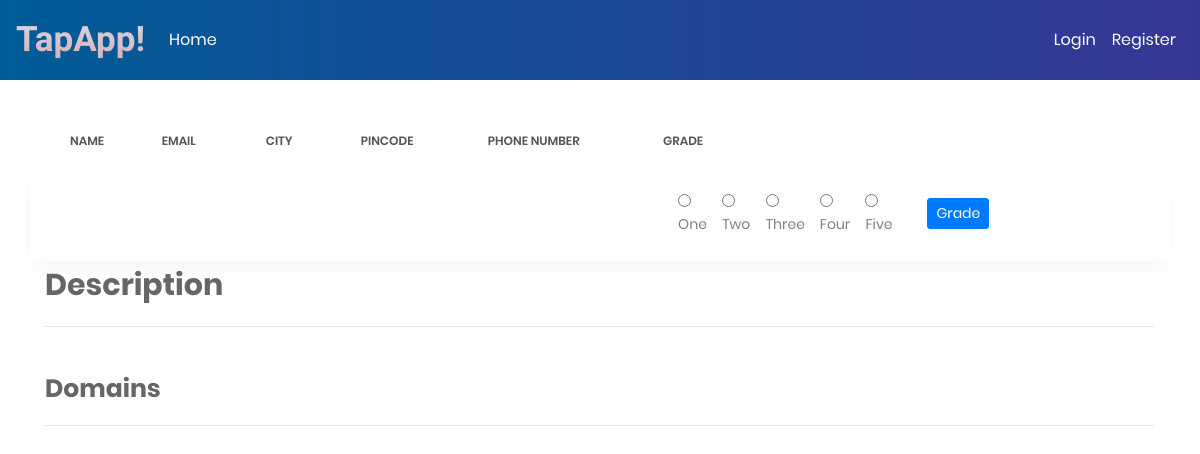
Page /dashboard/shubham.shetty@spit.ac.in on the earlier database version.
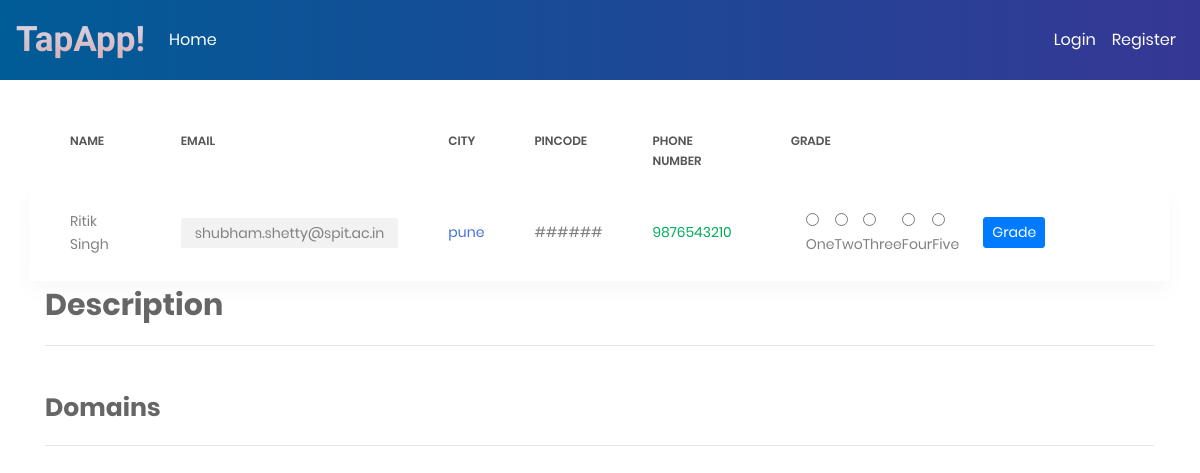
Same page on the later database version.
### dashboard/models.py (models this page shows, shortened)
class InterestForm(models.Model):
    name = models.CharField(max_length=100)
    phone_number = models.CharField(max_length=100)
    email = models.CharField(max_length=100)
    city = models.CharField(max_length=100)
    secret_key = models.CharField(max_length=50, default='#' * 15)
    pincode = models.CharField(max_length=10, default='######')

### dashboard/views.py (the view, shortened to what this page needs)
# urls.py: path('dashboard/<str:pk>', dashboard_views.detailview, name="detail"),
def detailview(request, pk):
    return render(request, 'detailview.html', context={'object': InterestForm.objects.filter(email=pk).first(), 'eobject': ExperienceForm.objects.filter(email=pk).first()})

### dashboard/templates/detailview.html (shortened to what the changed rows need)
{% extends 'adminusers/base.html'%}
{% load crispy_forms_tags %}
{% block content %}
<section class="p-t-20">
                <div class="container">
                    <div class="row">
                        <div class="col-md-12">
                            <div class="table-responsive table-responsive-data2">
                                <table class="table table-data2">
                                    <thead>
                                        <tr>
                                            <th>Name</th>
                                            <th>Email</th>
                                            <th>City</th>
                                            <th>Pincode</th>
                                            <th>Phone number</th>
                                            <th>Grade</th>
                                        </tr>
                                    </thead>
                                    <tbody>
                                            <tr class="tr-shadow">
                                                <td>{{ object.name }}</td>
                                                <td>
                                                    <span class="block-email">{{ object.email }}</span>
                                                </td>
                                                <td class="desc">{{ object.city }}</td>
                                                <td>{{ object.pincode }}</td>
                                                <td>
                                                    <span class="status--process">{{ object.phone_number }}</span>
                                                </td>
                                                <td>
                                                <div class="col col-md-9">
                                                    </div>
                                                </div>
                                <br>
                            </div>
                        </div>
                    </div>
                </div>
{% endblock %}

Differences in the rows shown:
added InterestForm: name "Ritik Singh", email "shubham.shetty@spit.ac.in", city "pune", pincode "######", phone_number "9876543210"
